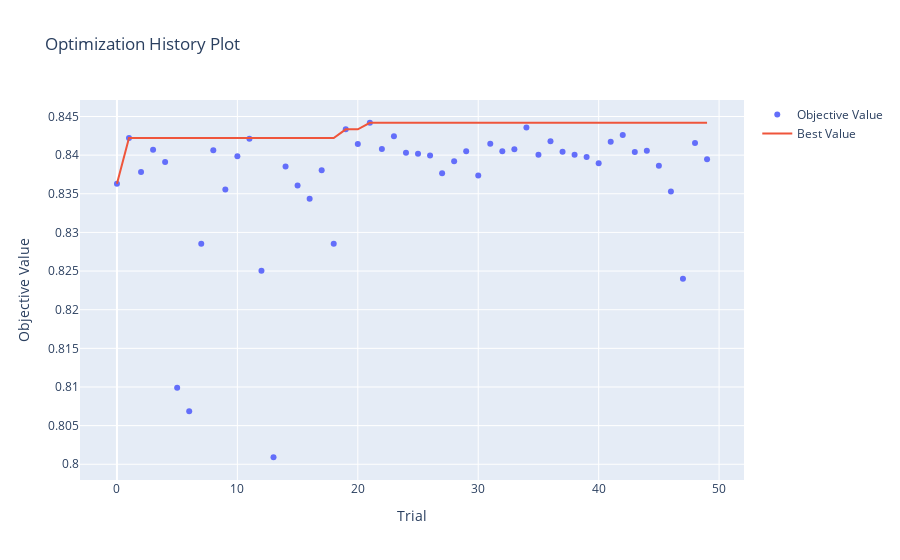

Notebook source saved alongside this figure:
### Code cell
visualizations['optimization_history']
